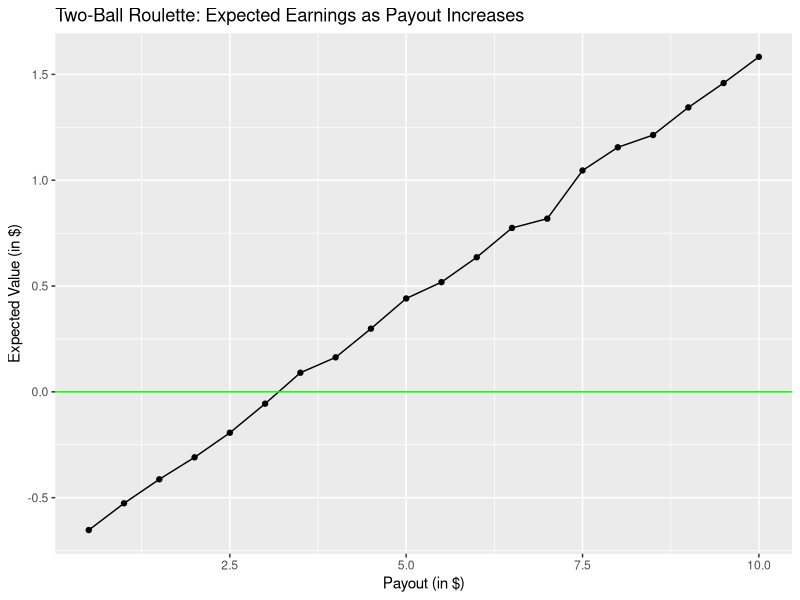

The R script that drew this image: (Note: a time limit stopped this script after it produced the figure.)
## ---- chunk 1
knitr::opts_chunk$set(echo = TRUE)
## ---- chunk 2
# simulate odd AND even
# First ball must be odd and second ball must be even
# $1 bet, if win then win $2, if lose then lose $1


# expected winnings per game
two_ball <- function(n){
  winnings <- c()
  
  numbers <- seq(0,36)
  even <- seq(2,36,2)
  odd <- seq(1,36,2)
  
  for(i in 1:n){
    
  ball_one <- sample(numbers, 1, replace = FALSE)
  ball_two <- sample(numbers, 1, replace = FALSE)
  
  if(ball_one %in% odd & ball_two %in% even) {
    winnings <- c(winnings, 2)
  } else {
    winnings <- c(winnings, -1)
  }
  }
  
  expected <- mean(winnings)
  
  return(expected)
}
two_ball(100000)


## ---- chunk 3
library(ggplot2 )
# How much do you have to increase wiwnnings to gain positive expected earnings

pos_earning <- function(max_earnings, n){
  
  max_earnings <- seq(.5, max_earnings,.5)
  expected_earning <- c()
  
  numbers <- seq(0,36)
  even <- seq(2,36,2)
  odd <- seq(1,36,2)
  
  for (x in max_earnings){
    
    winnings <- c()
    
      for(i in 1:n){
      
      ball_one <- sample(numbers, 1, replace = FALSE)
      ball_two <- sample(numbers, 1, replace = FALSE)
      
      if(ball_one %in% odd & ball_two %in% even) {
        winnings <- c(winnings, x)
      } else {
        winnings <- c(winnings, -1)
      }
      }
    expected <- mean(winnings)
    expected_earning <- c(expected_earning, expected)
    
  }
  data <- data.frame(max_earnings,expected_earning)
  
  return(data)
}

x <- pos_earning(10,10000)
x

  
ggplot(x, aes(max_earnings, expected_earning)) +  geom_line() + geom_point() + ggtitle("Two-Ball Roulette: Expected Earnings as Payout Increases") + xlab("Payout (in $)") +ylab("Expected Value (in $)") + geom_hline( yintercept = 0, color = "green")
## ---- chunk 4
# Proportions of games you win 

prop_win <- function(n){
  
  numbers <- seq(0,36)
  even <- seq(2,36,2)
  odd <- seq(1,36,2)
  
  winnings <- c()
    
   for(i in 1:n){
      
      ball_one <- sample(numbers, 1, replace = FALSE)
      ball_two <- sample(numbers, 1, replace = FALSE)
      
      if(ball_one %in% odd & ball_two %in% even) {
        winnings <- c(winnings, 1)
      } else {
        winnings <- c(winnings, 0)
      }
      }
    
    prop <- (length(winnings[winnings == 1]))/ (length(winnings))

  
  return(prop)
}

proportion <-  prop_win(10000)
proportion
## ---- chunk 5
# Martingale Strategy Two ball for starting winning = $3 and loss = $1


orig_two_ball <- function(){
  winnings <- c()
  
  numbers <- seq(0,36)
  even <- seq(2,36,2)
  odd <- seq(1,36,2)
    
  ball_one <- sample(numbers, 1, replace = FALSE)
  ball_two <- sample(numbers, 1, replace = FALSE)
  
  if(ball_one %in% odd & ball_two %in% even) {
    winnings <- c(winnings, 3)
  } else {
    winnings <- c(winnings, -1)
  }
  return(winnings)
}


martingale_twoball <- function(n) {
  win_cases <- c()
  plays_cases <- c()
  
  for(i in 1:n){ 
  win_amount <- 0
  plays <- 0
  bet_amount <- 1
  
  while (win_amount < 10 && bet_amount < 100) {
      winnings = orig_two_ball() 
    if (winnings == -1) {
      win_amount = win_amount - bet_amount
      bet_amount = bet_amount * 2
    }
    else{
      win_amount = win_amount + bet_amount
      bet_amount = 1
    }
    plays = plays + 1
  }
  win_cases <- c(win_cases, win_amount)
  plays_cases <- c(plays_cases,plays)
  }
  expected_earnings <- mean(win_cases)
  expected_plays <- mean(plays_cases)
  
  return(c(expected_earnings, expected_plays))
}

martingale_twoball(100000)
